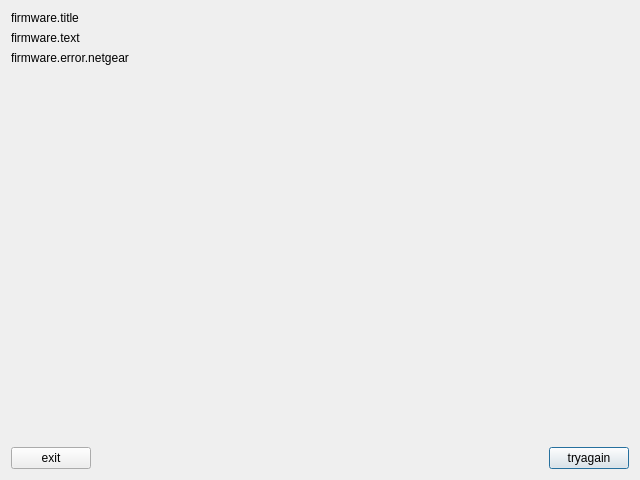
<?xml version="1.0" encoding="UTF-8"?>
<ui version="4.0">
 <class>firmwarePage</class>
 <widget class="FirmwarePage" name="firmwarePage">
  <property name="geometry">
   <rect>
    <x>0</x>
    <y>0</y>
    <width>640</width>
    <height>480</height>
   </rect>
  </property>
  <layout class="QVBoxLayout" name="verticalLayout">
   <item>
    <layout class="QHBoxLayout" name="horizontalLayout">
     <item>
      <widget class="QLabel" name="title">
       <property name="text">
        <string>firmware.title</string>
       </property>
      </widget>
     </item>
    </layout>
   </item>
   <item>
    <widget class="QLabel" name="label">
     <property name="text">
      <string>firmware.text</string>
     </property>
    </widget>
   </item>
   <item>
    <widget class="QLabel" name="error1">
     <property name="text">
      <string>firmware.error.netgear</string>
     </property>
     <property name="openExternalLinks">
      <bool>true</bool>
     </property>
     <property name="class" stdset="0">
      <string>error QLabel</string>
     </property>
    </widget>
   </item>
   <item>
    <spacer name="verticalSpacer">
     <property name="orientation">
      <enum>Qt::Vertical</enum>
     </property>
     <property name="sizeHint" stdset="0">
      <size>
       <width>20</width>
       <height>40</height>
      </size>
     </property>
    </spacer>
   </item>
   <item>
    <layout class="QHBoxLayout" name="horizontalLayout_2">
     <item>
      <widget class="QPushButton" name="exit">
       <property name="text">
        <string>exit</string>
       </property>
      </widget>
     </item>
     <item>
      <spacer name="horizontalSpacer">
       <property name="orientation">
        <enum>Qt::Horizontal</enum>
       </property>
       <property name="sizeHint" stdset="0">
        <size>
         <width>40</width>
         <height>20</height>
        </size>
       </property>
      </spacer>
     </item>
     <item>
      <widget class="QPushButton" name="tryagain">
       <property name="text">
        <string>tryagain</string>
       </property>
       <property name="autoDefault">
        <bool>true</bool>
       </property>
       <property name="default">
        <bool>true</bool>
       </property>
      </widget>
     </item>
    </layout>
   </item>
  </layout>
 </widget>
 <customwidgets>
  <customwidget>
   <class>FirmwarePage</class>
   <extends>QWidget</extends>
   <header>firmwarepage.h</header>
   <container>1</container>
  </customwidget>
 </customwidgets>
 <resources/>
 <connections>
  <connection>
   <sender>exit</sender>
   <signal>clicked()</signal>
   <receiver>firmwarePage</receiver>
   <slot>quit()</slot>
   <hints>
    <hint type="sourcelabel">
     <x>47</x>
     <y>458</y>
    </hint>
    <hint type="destinationlabel">
     <x>319</x>
     <y>239</y>
    </hint>
   </hints>
  </connection>
  <connection>
   <sender>tryagain</sender>
   <signal>clicked()</signal>
   <receiver>firmwarePage</receiver>
   <slot>check()</slot>
   <hints>
    <hint type="sourcelabel">
     <x>592</x>
     <y>458</y>
    </hint>
    <hint type="destinationlabel">
     <x>319</x>
     <y>239</y>
    </hint>
   </hints>
  </connection>
 </connections>
</ui>
